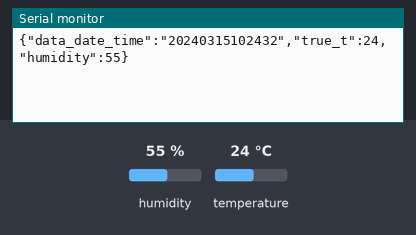
This sketch was run on a simulated Arduino Uno, built with avr-gcc and run on an emulated ATmega328P. Shown: the last lines printed to the serial monitor. Wiring (inferred from the names in the program): DS3231 clock at I2C address 0x68. The inputs (shaded band) are chosen by the test bench; at power-on: humidity 55 %, temperature 24 °C. The local clock reads 2024-03-15 10:24:30 at power-on unless the sketch sets it.

Above: at 3.2 s.
3.3 s: humidity set to 22 %
At 7.7 s:
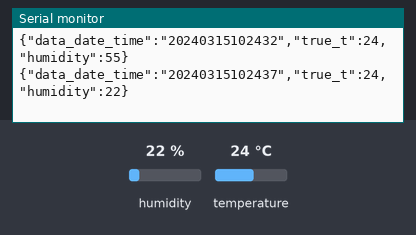
8.9 s: temperature set to 12 °C
At 12.6 s:
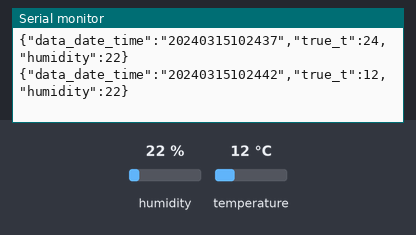
14.5 s: humidity set to 40 %
At 18.6 s:
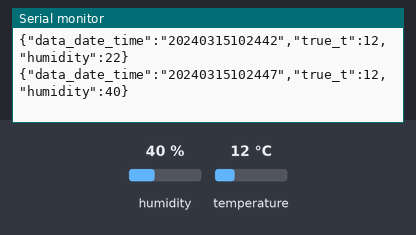
Timing chart, 0 to 20.1 s (numbered marks = the images above; inputs shaded):
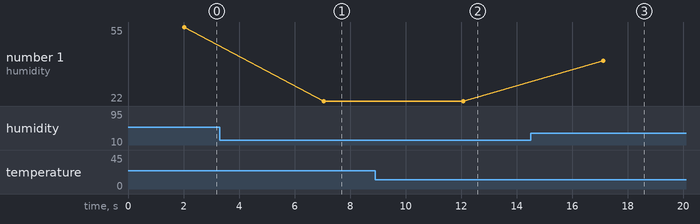

Measured:
- after the input at 3.3 s, the serial monitor: prints a new line after 3.8 s (image 1)
- after the input at 8.9 s, the serial monitor: prints a new line after 3.2 s (image 2)
- after the input at 14.5 s, the serial monitor: prints a new line after 2.6 s (image 3)
- plotted number 1: 55 → 22 after the input at 3.3 s, 22 → 40 after the input at 14.5 s

The sketch:

datalogger.ino
```cpp
#include <ArduinoJson.h>
#include "Wire.h"
#include <dht.h>

#define DHT11_PIN 7
#define DS3231_I2C_ADDRESS 0x68

dht DHT;

StaticJsonDocument<200> doc;

// Convert decimal number to binary
byte decToBcd(byte val)
{
  return( (val/10*16) + (val%10) );
}

// Convert binary number to decimal
byte bcdToDec(byte val)
{
  return( (val/16*10) + (val%16) );
}

// For the initial setup of the time on the clock
// dayofweek is a number from 1 - 7 - not currently being used
// year is a 2 digit number (assumed prefix is 20)
void setTime(byte second, byte minute, byte hour, byte dayofweek, byte day, byte month, byte year)
{
  Wire.beginTransmission(DS3231_I2C_ADDRESS);
  Wire.write(0);
  Wire.write(decToBcd(second));
  Wire.write(decToBcd(minute));
  Wire.write(decToBcd(hour));
  Wire.write(decToBcd(dayofweek));
  Wire.write(decToBcd(day));
  Wire.write(decToBcd(month));
  Wire.write(decToBcd(year));
  Wire.endTransmission();
}

// Read the current time from the clock
void readTime(byte *second, byte *minute, byte *hour, byte *dayofweek, byte *day, byte *month, byte *year)
{
  Wire.beginTransmission(DS3231_I2C_ADDRESS);
  // set DS3231 register pointer to 00h
  Wire.write(0);
  Wire.endTransmission();
  Wire.requestFrom(DS3231_I2C_ADDRESS, 7);
  // request seven bytes of data from DS3231 starting from register 00h
  *second = bcdToDec(Wire.read() & 0x7f);
  *minute = bcdToDec(Wire.read());
  *hour = bcdToDec(Wire.read() & 0x3f);
  *dayofweek = bcdToDec(Wire.read());
  *day = bcdToDec(Wire.read());
  *month = bcdToDec(Wire.read());
  *year = bcdToDec(Wire.read());
}

// Get the datetime as a String - format is YYYYMMDDHHMMSS
String getDateTime()
{
  byte second, minute, hour, day, dayofweek, month, year;
  // retrieve data from DS3231
  readTime(&second, &minute, &hour, &dayofweek, &day, &month, &year);
  // Build up the datetime string
  String datetime = "20" + String(year, DEC);
  if (month < 10) {
    datetime += "0";
  }
  datetime += String(month, DEC);
  if (day < 10) {
    datetime += "0";
  }
  datetime += String(day, DEC);
  if (hour < 10) {
    datetime += "0";
  }
  datetime += String(hour, DEC);
  if (minute < 10) {
    datetime += "0";
  }
  datetime += String(minute, DEC);
  if (second < 10) {
    datetime += "0";
  }
  datetime += String(second, DEC);
  return datetime;
}

void setup()
{
  Wire.begin();
  Serial.begin(9600);
  delay(2000);
  // set the initial time here
//  setTime(30, 11, 15, 4, 30, 3, 22);
//  second, minute, hour, dayofweek, day, month, year
}

void loop()
{
  int chk = DHT.read11(DHT11_PIN);
  // append values from sensors to JSON objects
  doc["data_date_time"] = getDateTime();
  doc["true_t"] = DHT.temperature;
  doc["humidity"] = DHT.humidity;
  // create the JSON string and send it to the serial monitor for pickup at the raspberry pi
  serializeJson(doc, Serial);
  Serial.println(" ");

  delay(5000);
//  delay(300000); // every 5 mins
}
```
